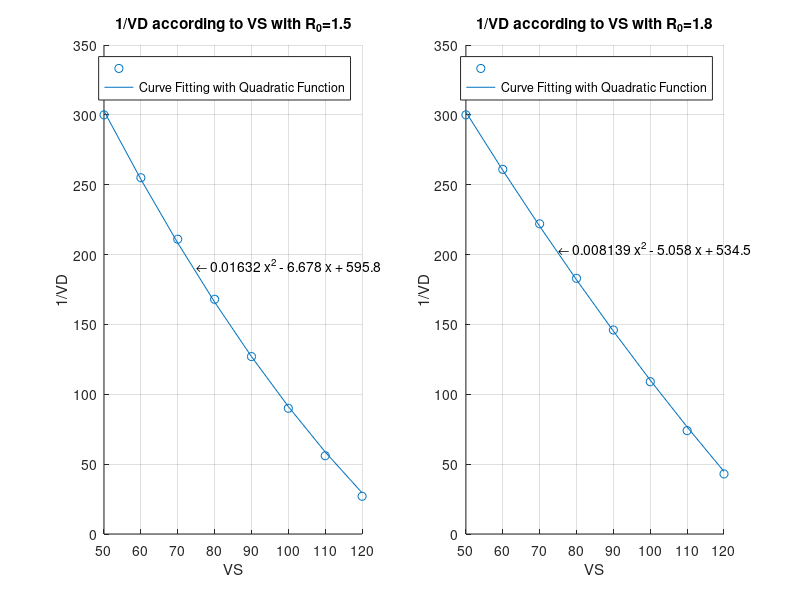

Reproduce this figure in MATLAB.
clear all

N=50000000;
x1=[50:10:120];
y1=[300 255 211 168 127 90 56 27];
x2=x1;
y2=[300 261 222 183 146 109 74 43];

       p1 =     0.01632 ; 
       p2 =      -6.678 ; 
       p3 =       595.8 ; 
       f1=@(x)  p1*x.^2 + p2*x + p3;
y11=f1(x1);
y111=N./y11;


       p1 =    0.008139 ; 
       p2 =      -5.058  ;
       p3 =       534.5 ;
       f2=@(x)  p1*x.^2 + p2*x + p3;
y22=f2(x1);
y222=N./y22;

fig1 = figure(1);
set(fig1, 'OuterPosition', [3, 270, 840, 420])

subplot(1,2,1)
scatter(x1,y1)
hold on
plot(x1,y11)
xlabel('VS')
ylabel('1/VD')
title('1/VD according to VS with R_0=1.5')
text(75,193,'\leftarrow 0.01632 x^2 - 6.678 x + 595.8')
legend('','Curve Fitting with Quadratic Function')
grid on

subplot(1,2,2)
scatter(x2,y2)
hold on 
plot(x2,y22)
xlabel('VS')
ylabel('1/VD')
title('1/VD according to VS with R_0=1.8')
text(75,205,'\leftarrow 0.008139 x^2 - 5.058 x + 534.5')
legend('','Curve Fitting with Quadratic Function')
grid on

% save_name='VD according to VS'
% saveas(gcf,save_name,'epsc')
